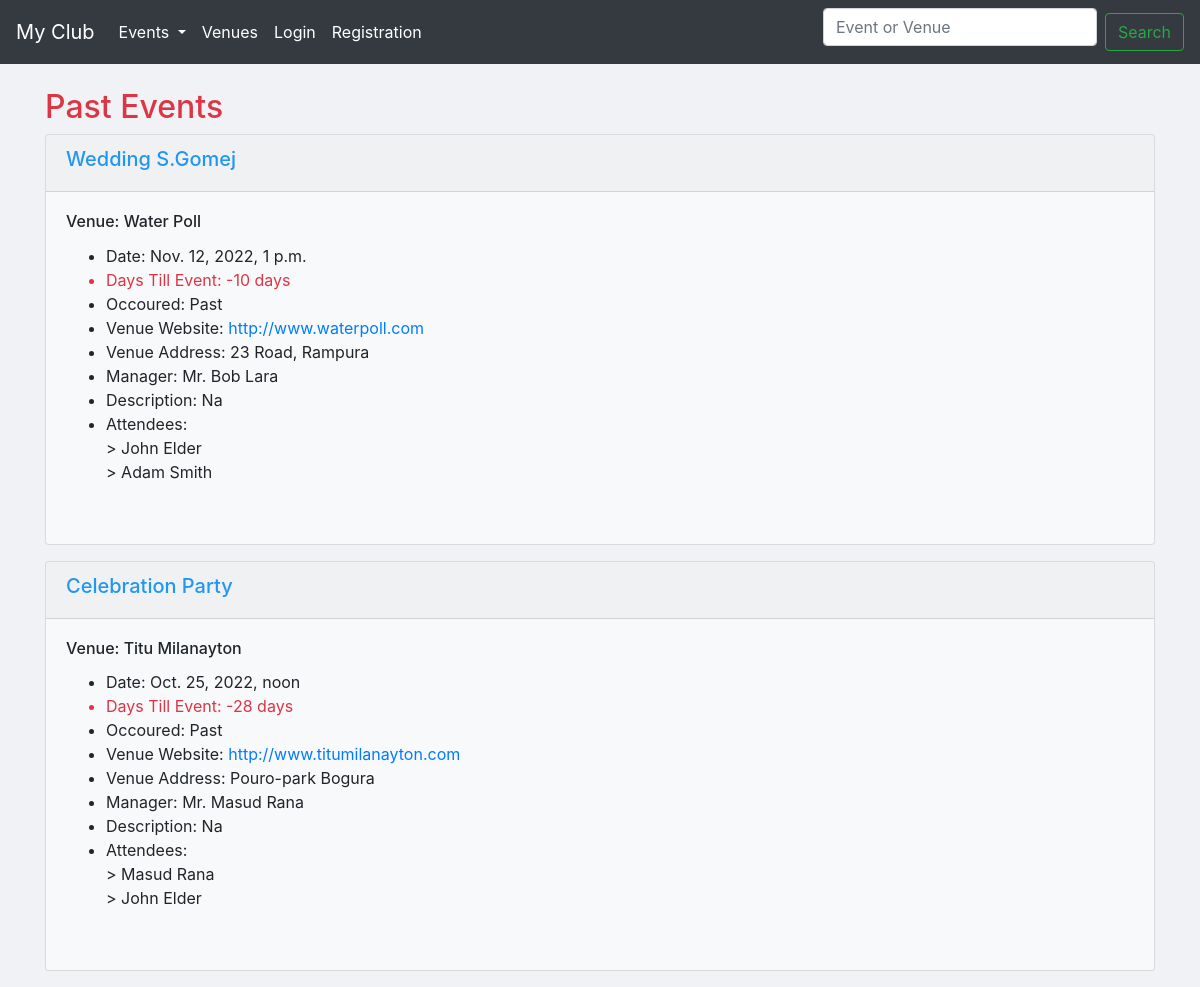
The page /past-events/ on the database its author committed.
### events/models.py (models this page shows, shortened)
class Event(models.Model):
	name = models.CharField('Event name', max_length=120)
	event_date = models.DateTimeField('Event date')
	venue = models.ForeignKey(Venue, null=True, on_delete=models.CASCADE) # Many to One Relation
	manager = models.ForeignKey(User, blank=True,on_delete=models.CASCADE) # Many to one Relation
	description = models.TextField(blank=True)
	attendees = models.ManyToManyField(MyClubUser,blank=True) # Many to Many Relation
	def __str__(self):
		return self.name
	@property
	def Days_till(self):
		today = date.today()
		days_till = self.event_date.date() - today
		days_till_stipped = str(days_till).split(',',1)[0]
		return days_till_stipped
	@property
	def Is_Past(self):
		today = date.today()
		if self.event_date.date() < today:
			thing = "Past"
		else:
			thing = "Upcoming"
		return thing

class Venue(models.Model):
	name = models.CharField(verbose_name='Venue name', max_length=120)
	address = models.CharField(max_length=300)
	zip_code = models.CharField('Zip Code',max_length=10,blank=True)
	phone = models.CharField('Contact phone',max_length=15,blank=True)
	web = models.URLField('Website address', blank=True)
	email = models.EmailField('Email address',blank=True)
	owner = models.PositiveIntegerField(verbose_name='Venue Owner', blank=False, default=1)
	book = models.BooleanField(default=False, blank=True)
	images = models.ImageField(upload_to='venue/images/',verbose_name='Upload Image')
	def __str__(self):
		return self.name

class MyClubUser(models.Model):
	first_name = models.CharField(max_length=30)
	last_name = models.CharField(max_length=30)
	email = models.EmailField('User email')
	def __str__(self):
		return self.first_name + ' ' + self.last_name

### events/views.py (the view)
# urls.py: path('past-events/', views.pastEvent, name='past-events'),
def pastEvent(request):
	today = timezone.now()
	past_events = Event.objects.filter(event_date__lt=today).order_by('-event_date')
	return render(request, 'events/past-events.html', {'past_events':past_events})

### events/templates/events/past-events.html
{% extends 'events/base.html' %}
    {% block content %}
          <div class="row">
            <div class="col-8">
              <h2 class="text-danger">Past Events</h2>
            </div>
          </div>
      {% for event in past_events %}
      <div class="card bg-light mb-3">
      <div class="card-header" style="color:#2196f3;">
        <div class="row">
          <div class="col-8">
            <strong><h5>{{event | title}}</h5></strong>
          </div>
        </div>
      </div>
      <div class="card-body">
    <h6 class="card-title">Venue: {{event.venue | title}}</h6>
    <ul>
        <li>Date: {{event.event_date}}</li>
        <li class="text-danger">Days Till Event: {{event.Days_till}}</li>
        <li>Occoured: {{event.Is_Past}}</li>
        <li>Venue Website: <a href="{{event.venue.web}}" target="_blank">{{event.venue.web}}</a> </li>
        <li>Venue Address: {{event.venue.address}}</li>
        <li>Manager: Mr. {{event.manager.first_name}} {{event.manager.last_name}}</li>
        <li>Description: {{event.description}}</li>
        <li>Attendees:<br/>
        {% for userattend in event.attendees.all %}
         > {{userattend}}<br>
        {% endfor %}
        </li>
      </ul>
        <br>
  </div>
</div>
      {% endfor %}
    {% endblock content %}

### events/templates/events/base.html (style rules this page uses)
body { background-color: #f0f2f5; }

### rows shown on the page
Event: name "Wedding S.Gomej", venue "Water Poll", event_date "Nov. 12, 2022, 1 p.m.", Days_till "-10 days", Is_Past "Past", venue.web "http://www.waterpoll.com", venue.address "23 Road, Rampura", manager.first_name "Bob", manager.last_name "Lara", description "Na"
MyClubUser: first_name+last_name "John Elder"
MyClubUser: first_name+last_name "Adam Smith"
Event: name "Celebration Party", venue "Titu Milanayton", event_date "Oct. 25, 2022, noon", Days_till "-28 days", Is_Past "Past", venue.web "http://www.titumilanayton.com", venue.address "Pouro-park Bogura", manager.first_name "Masud", manager.last_name "Rana", description "Na"
MyClubUser: first_name+last_name "Masud Rana"
